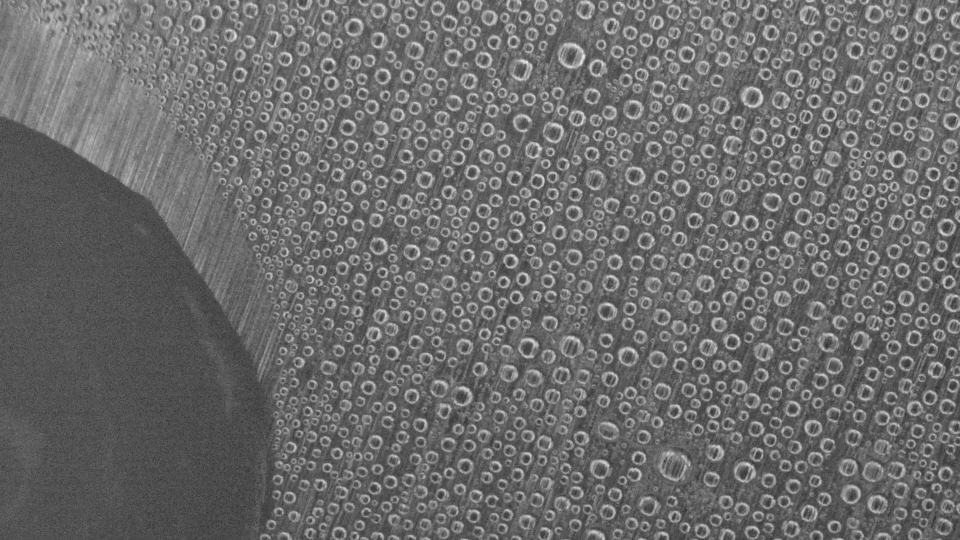
#> input picture Code/test_files/img.tif, 1920 x 1080 px, given in place of exp5.avi, which was not available (shown at 1/2 size)
$ jupyter execute 'Condensation Bubble Detection and Area Statistics.ipynb'   (text cells are left out)
#> lines starting #> are read from the running program, lines starting #| are printed output that depends on the picture; pictures that were not available may be replaced by others from this repository, and a replacement may not be noted
[cell 1]
import cv2
import numpy as np
import matplotlib.pyplot as plt
import pandas as pd
from skimage import io

[cell 2]
#function to exrtract frames from a video file
def get_frame_from_video(video_path, frame_number):
#> called with video_path = 'E:\\F\\06282024\\exp5.avi', frame_number = 30
    cap = cv2.VideoCapture(video_path)
    cap.set(cv2.CAP_PROP_POS_FRAMES, frame_number)
    ret, frame = cap.read()
#> frame is the input picture: shape (1080, 1920, 3); min 34, max 242, mean 107.3
    cap.release()
    if not ret:
        raise ValueError(f"Could not read frame {frame_number}")
    return frame

[cell 3]
#getting frame from video
video_path = r"E:\F\06282024\exp5.avi"
frame_num = 30
frame = get_frame_from_video(video_path, frame_num)

[cell 4]
#preprocessing frame
gray_frame = cv2.cvtColor(frame, cv2.COLOR_BGR2GRAY)
blurred_frame = cv2.medianBlur(gray_frame, 5)

[cell 5]
#displaying frames
plt.figure(figsize=(10, 10))
plt.subplot(121), plt.imshow(cv2.cvtColor(frame, cv2.COLOR_BGR2RGB))
plt.title('Original Frame'), plt.xticks([]), plt.yticks([])
plt.subplot(122), plt.imshow(gray_frame, cmap='gray')
plt.title('Grayscale Frame'), plt.xticks([]), plt.yticks([])
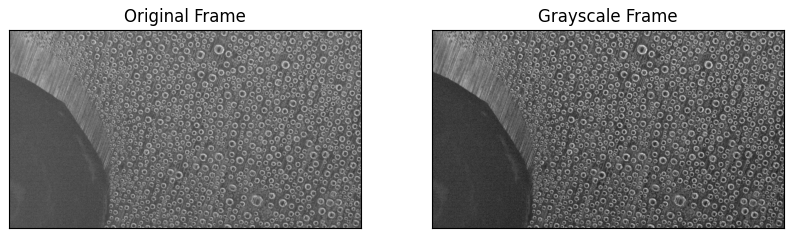
#> figure drawn by matplotlib, 2 panels

[cell 6]
#identifying circles
circles = cv2.HoughCircles(
    gray_frame,
    cv2.HOUGH_GRADIENT,
    dp=1,
    minDist=12,
    param1=400,
    param2=1.12,
    minRadius=3,
    maxRadius=25
)

[cell 7]
#prepare results
output_frame = frame.copy()
if circles is not None:
    circle = np.round(circles[0, :]).astype("int")
    centers = circle[:, :2]
#> centers = 5043 pairs, first value 248 to 1920, second value 2 to 1080
    radii = circle[:, 2]
#> radii = 5043 values, max 24 at index 28, min 3 at index 2513, mean 16.15
    for (x, y, r) in circle:
        cv2.circle(output_frame, (x, y), r, (0, 0, 255), 2)
#> this loop made 5043 passes
#> (x, y, r) on passes 1 to 3: (1804, 540, 15), (1702, 988, 20), (1794, 318, 17)
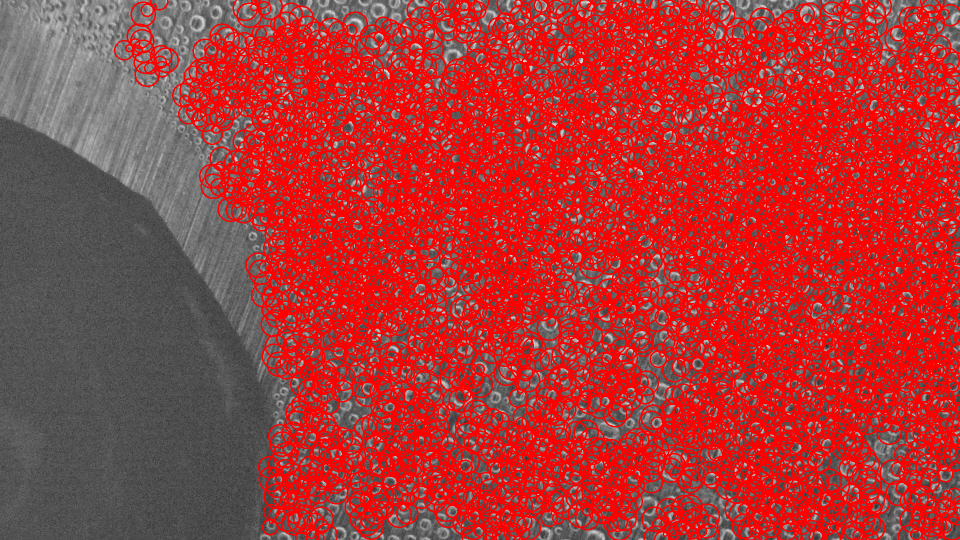
#> output_frame: shape (1080, 1920, 3) (shown at 1/2 size); mean B, G, R 56.1, 56.1, 172.1

[cell 8]
#display results
plt.figure(figsize=(5, 4), dpi=300)
plt.imshow(cv2.cvtColor(output_frame, cv2.COLOR_BGR2RGB))
plt.axis("off")

[cell 9]
#display histogram
if circles is not None:
    plt.figure(figsize=(5, 3))
    plt.hist(radii, bins=range(3, 26))
    plt.title(f'Total = {len(radii)}')
    plt.xlabel('Radius (pixels)')
    plt.ylabel('Count')
    plt.show()
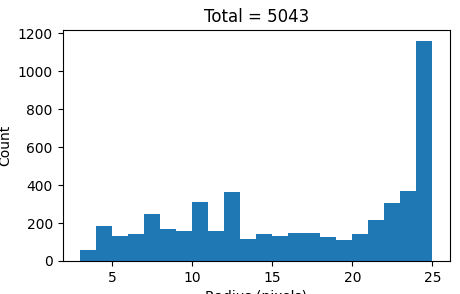
#> figure drawn by matplotlib, 1 panel; tallest bar 1159 high, from x = 24 to 25
else:
    print("No circles were detected.")

[cell 10]
def preprocess(frame):
    """
    Image preprocessing: (i) convert to gray, (ii) blur with median filter.
    """
    gray_frame = cv2.cvtColor(frame, cv2.COLOR_BGR2GRAY)
    blurred_frame = cv2.medianBlur(gray_frame, 5)
    return blurred_frame

[cell 11]
def identify_circles(frame_proc):
    """
    Use houghCircle to identify circles.
    """

    circles = cv2.HoughCircles(
    frame_proc,
    cv2.HOUGH_GRADIENT,
    dp=1,
    minDist=12,
    param1=120,
    param2=22,
    minRadius=3,
    maxRadius=25
    )
#> circles = 969 rows, first 8: [1685.5, 495.5, 16.1], [708.5, 54.5, 18.6], [1148.5, 514.5, 15.8], [1811.5, 596.5, 15.6], [1521.5, 24.5, 15.8], [1702.5, 988.5, 18.8], [966.5, 119.5, 16.6], [1348.5, 822.5, 14.7]

    return circles

[cell 12]
video_path = r"E:\F\Condensation Data.old\Fall 2023\08282023\Size3.562mm_condensation15_evaporation7_dome_Trial1.MOV"
frame = get_frame_from_video(video_path, 300)
frame_proc = preprocess(frame)
circles = identify_circles(frame_proc)

[cell 13]
circles.squeeze().shape
#> Out = (969, 3)

[cell 14]
circles
#> Out has the same summary as circles in identify_circles

[cell 15]
#prepare results
df = pd.DataFrame(data=circles.squeeze(), columns=["X", "Y", "R"])
#> df = table of 969 rows and 3 columns

[cell 16]
df.to_csv("test_data.csv", index=False)

[cell 17]
frame.shape
#> Out = (1080, 1920, 3)
